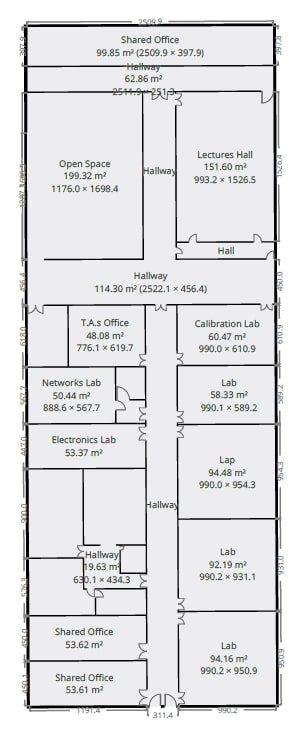
#> input picture task2/departmentFloorMap.jpg, 299 x 730 px
$ python task2Test.py
#> lines starting #> are read from the running program, lines starting #| are printed output that depends on the picture
from PIL import Image, ImageDraw


def mapCoordinates(left,down,img):
    """
        Maps the coordinates from cm to Pixels fitted to the Floor image,
        coordinates are measured from top left corner
    """
#> called with left = 1426, down = 4054, img = 'departmentFloorMap.jpg'
    # image width  = 299 pixels
    # image height  = 730 pixels

    img = Image.open(img)
#> img is the input picture: PIL image 299x730 RGB; mean R, G, B 224.3, 224.4, 225.7

    imgWidth = img.size[0]
#> imgWidth = 299
    imgHeight = img.size[1]
#> imgHeight = 730
    # floor height // till H-hallway = (4465.7) cm

    # floor width = (2509.9) cm
    # floor height = (4465.7) + 2347.6 = (6814.8) cm
    FloorWidth = 2509.9    # CM
    FloorHeight = 6814.8   # CM

    # White padding : 250 cm left , 250 cm down
    whitePadding = 250     # CM
    # (without padding)
    # for width = Each cm eq. to ~ 8.5 pixels
    # for height = Each cm eq. to ~ 9.5 pixels
    yFactor = (whitePadding + FloorHeight) / imgHeight
#> yFactor = 9.68
    xFactor = (whitePadding + FloorWidth ) / imgWidth
#> xFactor = 9.23
    #(with pading from left and top)
    # for width  = 9.5 pixels per cm
    # for height =  10 pixels per cm

    x = int(left / xFactor)
#> x = 154
    y = int(down / yFactor)
#> y = 418
    return (x,y)

# [10 lines of commented-out code are left out]
def drawCircle(img,radius,coordinates,saveTo):
    with Image.open(img) as im:
        draw = ImageDraw.Draw(im,'RGBA')

        p1 = (coordinates[0] - radius , coordinates[1] - radius)
        p2 = (coordinates[0] + radius , coordinates[1] + radius)
        p3 = (coordinates[0] - (radius * 5) , coordinates[1] - (radius * 5))
        p4 = (coordinates[0] + (radius * 5) , coordinates[1] + (radius * 5))
        # outter
        draw.ellipse([p3,p4],fill=(0,0,0,100))
        # inner
        draw.ellipse([p1,p2], fill=(0,250,0,255))
        im.save(saveTo, "PNG")


img = "departmentFloorMap.jpg"
saved = "modified.png"

# Down Hallway starts at (1426,3054)

coords = mapCoordinates(1426,4054,img)
#> coords = (154, 418)
drawCircle(img,5,coords,saved)
#> in drawCircle, `im.save(saveTo, "PNG")`:
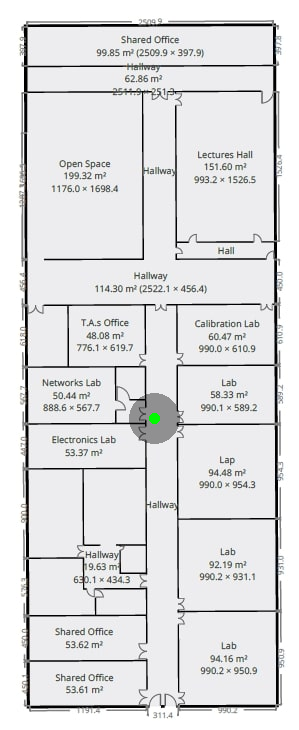
#> saved as modified.png: PIL image 299x730 RGB; mean R, G, B 223.4, 223.7, 224.8
